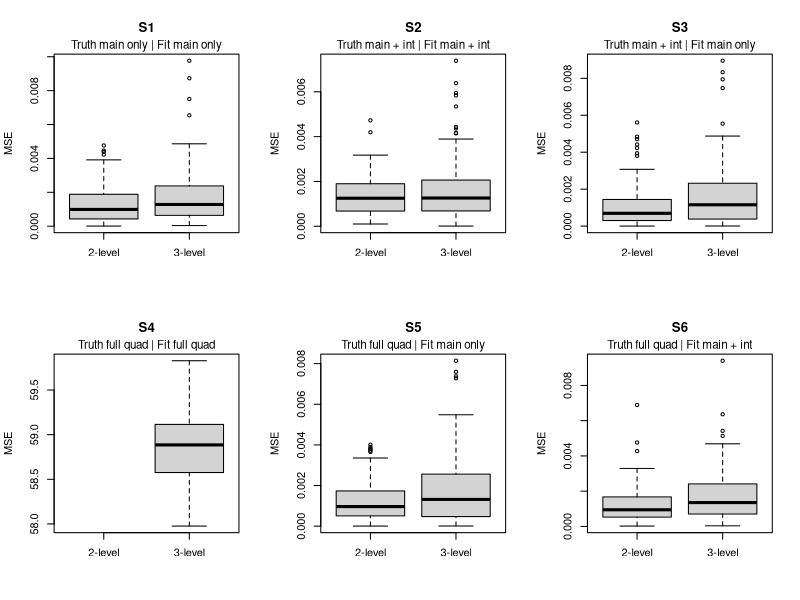

R code for this plot:
set.seed(2026)

###########################################################################
##
## Compare 2-level and 3-level full factorial designs with roughly similar
## run sizes, under the following six cases:
##
## 1. Truth = main only,           Fit = main only
## 2. Truth = main + interaction,  Fit = main + interaction
## 3. Truth = main + interaction,  Fit = main only
## 4. Truth = full quadratic,      Fit = full quadratic
## 5. Truth = full quadratic,      Fit = main only
## 6. Truth = full quadratic,      Fit = main + interaction
##
## We use:
## - 2-level full factorial in 2 factors, replicated twice: 8 runs
## - 3-level full factorial in 2 factors: 9 runs
###########################################################################
###########################################################################
## 1) Designs
###########################################################################

## 2-level full factorial in 2 factors, replicated twice: 8 runs
des2_base <- expand.grid(x1 = c(-1, 1), x2 = c(-1, 1))
des2 <- des2_base[rep(seq_len(nrow(des2_base)), each = 2), ]
rownames(des2) <- NULL

## 3-level full factorial in 2 factors: 9 runs
des3 <- expand.grid(x1 = c(-1, 0, 1), x2 = c(-1, 0, 1))
rownames(des3) <- NULL

des2
des3
nrow(des2)
nrow(des3)

###########################################################################
## 2) Truth models
###########################################################################

## main effects only
f_main <- function(x1, x2) {
  50 + 6*x1 - 4*x2
}

## main + interaction
f_main_int <- function(x1, x2) {
  50 + 6*x1 - 4*x2 + 5*x1*x2
}

## full quadratic
f_full_quad <- function(x1, x2) {
  50 + 6*x1 - 4*x2 + 5*x1*x2 + 7*x1^2 - 6*x2^2
}

###########################################################################
## 3) Fitted model formulas
###########################################################################

form_main <- y ~ x1 + x2
form_main_int <- y ~ x1 * x2
form_full_quad <- y ~ x1 * x2 + I(x1^2) + I(x2^2)


###########################################################################
## CASE 1: Truth = main only, Fit = main only
###########################################################################

set.seed(2026)

## generate one run of data
dat2_s1 <- des2
dat2_s1$mu_true <- with(dat2_s1, f_main(x1, x2))
dat2_s1$y <- dat2_s1$mu_true + rnorm(nrow(dat2_s1), 0, .1)

dat3_s1 <- des3
dat3_s1$mu_true <- with(dat3_s1, f_main(x1, x2))
dat3_s1$y <- dat3_s1$mu_true + rnorm(nrow(dat3_s1), 0, .1)

dat2_s1
dat3_s1

## fit model
fit2_s1 <- lm(form_main, data = dat2_s1)
fit3_s1 <- lm(form_main, data = dat3_s1)

## inspect coefficients and summaries
coef(fit2_s1)
coef(fit3_s1)

truth_s1 <- c(6, -4)

mse2_s1 <- mean((coef(fit2_s1)[-1] - truth_s1)^2)
mse3_s1 <- mean((coef(fit3_s1)[-1] - truth_s1)^2)

mse2_s1
mse3_s1


###########################################################################
## CASE 2: Truth = main + interaction, Fit = main + interaction
###########################################################################

set.seed(2026)

dat2_s2 <- des2
dat2_s2$mu_true <- with(dat2_s2, f_main_int(x1, x2))
dat2_s2$y <- dat2_s2$mu_true + rnorm(nrow(dat2_s2), 0, .1)

dat3_s2 <- des3
dat3_s2$mu_true <- with(dat3_s2, f_main_int(x1, x2))
dat3_s2$y <- dat3_s2$mu_true + rnorm(nrow(dat3_s2), 0, .1)

dat2_s2
dat3_s2

fit2_s2 <- lm(form_main_int, data = dat2_s2)
fit3_s2 <- lm(form_main_int, data = dat3_s2)

coef(fit2_s2)
coef(fit3_s2)

truth_s2 <- c(6, -4, 5)
mse2_s2 <- mean((coef(fit2_s2)[-1] - truth_s2)^2)
mse3_s2 <- mean((coef(fit3_s2)[-1] - truth_s2)^2)

mse2_s2
mse3_s2


###########################################################################
## CASE 3: Truth = main + interaction, Fit = main only
###########################################################################

set.seed(2026)
 
dat2_s3 <- des2
dat2_s3$mu_true <- with(dat2_s3, f_main_int(x1, x2))
dat2_s3$y <- dat2_s3$mu_true + rnorm(nrow(dat2_s3), 0, .1)

dat3_s3 <- des3
dat3_s3$mu_true <- with(dat3_s3, f_main_int(x1, x2))
dat3_s3$y <- dat3_s3$mu_true + rnorm(nrow(dat3_s3), 0, .1)

dat2_s3
dat3_s3

fit2_s3 <- lm(form_main, data = dat2_s3)
fit3_s3 <- lm(form_main, data = dat3_s3)

coef(fit2_s3)
coef(fit3_s3)

truth_s3 <- c(6, -4)
mse2_s3 <- mean((coef(fit2_s3)[-1] - truth_s3)^2)
mse3_s3 <- mean((coef(fit3_s3)[-1] - truth_s3)^2)

mse2_s3
mse3_s3



###########################################################################
## CASE 4: Truth = full quadratic, Fit = full quadratic
###########################################################################

set.seed(2026)

dat2_s4 <- des2
dat2_s4$mu_true <- with(dat2_s4, f_full_quad(x1, x2))
dat2_s4$y <- dat2_s4$mu_true + rnorm(nrow(dat2_s4), 0, .1)

dat3_s4 <- des3
dat3_s4$mu_true <- with(dat3_s4, f_full_quad(x1, x2))
dat3_s4$y <- dat3_s4$mu_true + rnorm(nrow(dat3_s4), 0, .1)

dat2_s4
dat3_s4

fit2_s4 <- lm(form_full_quad, data = dat2_s4)
fit3_s4 <- lm(form_full_quad, data = dat3_s4)

coef(fit2_s4)
coef(fit3_s4)

truth_s4 <- c(6, -4, 5, 7, -6)
mse2_s4 <- mean((coef(fit2_s4)[-1] - truth_s4)^2)
mse3_s4 <- mean((coef(fit3_s4)[-1] - truth_s4)^2)

mse2_s4
mse3_s4


###########################################################################
## CASE 5: Truth = full quadratic, Fit = main only
###########################################################################

set.seed(2026)

dat2_s5 <- des2
dat2_s5$mu_true <- with(dat2_s5, f_full_quad(x1, x2))
dat2_s5$y <- dat2_s5$mu_true + rnorm(nrow(dat2_s5), 0, .1)

dat3_s5 <- des3
dat3_s5$mu_true <- with(dat3_s5, f_full_quad(x1, x2))
dat3_s5$y <- dat3_s5$mu_true + rnorm(nrow(dat3_s5), 0, .1)

dat2_s5
dat3_s5

fit2_s5 <- lm(form_main, data = dat2_s5)
fit3_s5 <- lm(form_main, data = dat3_s5)

coef(fit2_s5)
coef(fit3_s5)



truth_s5 <- c(6, -4)
mse2_s5 <- mean((coef(fit2_s5)[-1] - truth_s5)^2)
mse3_s5 <- mean((coef(fit3_s5)[-1] - truth_s5)^2)

mse2_s5
mse3_s5


###########################################################################
## CASE 6: Truth = full quadratic, Fit = main + interaction
###########################################################################

set.seed(2026)

dat2_s6 <- des2
dat2_s6$mu_true <- with(dat2_s6, f_full_quad(x1, x2))
dat2_s6$y <- dat2_s6$mu_true + rnorm(nrow(dat2_s6), 0, .1)

dat3_s6 <- des3
dat3_s6$mu_true <- with(dat3_s6, f_full_quad(x1, x2))
dat3_s6$y <- dat3_s6$mu_true + rnorm(nrow(dat3_s6), 0, .1)

dat2_s6
dat3_s6

fit2_s6 <- lm(form_main_int, data = dat2_s6)
fit3_s6 <- lm(form_main_int, data = dat3_s6)

coef(fit2_s6)
coef(fit3_s6)

truth_s6<- c(6, -4, 5)
mse2_s6 <- mean((coef(fit2_s6)[-1] - truth_s6)^2)
mse3_s6 <- mean((coef(fit3_s6)[-1] - truth_s6)^2)

mse2_s6
mse3_s6

###########################################################################
## 6-case one-run summary table
###########################################################################

###########################################################################
## Repeated simulation, still without helper functions
###########################################################################

B <- 100
sigma <- .1

res_s1 <- matrix(NA, nrow = B, ncol = 2)
colnames(res_s1) <- c("mse_2level", "mse_3level")

res_s2 <- matrix(NA, nrow = B, ncol = 2)
colnames(res_s2) <- c("mse_2level", "mse_3level")

res_s3 <- matrix(NA, nrow = B, ncol = 2)
colnames(res_s3) <- c("mse_2level", "mse_3level")

res_s4 <- matrix(NA, nrow = B, ncol = 2)
colnames(res_s4) <- c("mse_2level", "mse_3level")

res_s5 <- matrix(NA, nrow = B, ncol = 2)
colnames(res_s5) <- c("mse_2level", "mse_3level")

res_s6 <- matrix(NA, nrow = B, ncol = 2)
colnames(res_s6) <- c("mse_2level", "mse_3level")


set.seed(2026)

for (b in 1:B) {
  
  #########################################################################
  ## S1
  #########################################################################
  dat2 <- des2
  dat2$y <- with(dat2, f_main(x1, x2) + rnorm(nrow(dat2), 0, sigma))
  
  dat3 <- des3
  dat3$y <- with(dat3, f_main(x1, x2) + rnorm(nrow(dat3), 0, sigma))
  
  fit2 <- lm(form_main, data = dat2)
  fit3 <- lm(form_main, data = dat3)
  
  res_s1[b, "mse_2level"] <- mean((coef(fit2)[-1] - truth_s1)^2)
  res_s1[b, "mse_3level"] <- mean((coef(fit3)[-1] - truth_s1)^2)
  
  #########################################################################
  ## S2
  #########################################################################
  dat2 <- des2
  dat2$y <- with(dat2, f_main_int(x1, x2) + rnorm(nrow(dat2), 0, sigma))
  
  dat3 <- des3
  dat3$y <- with(dat3, f_main_int(x1, x2) + rnorm(nrow(dat3), 0, sigma))
  
  fit2 <- lm(form_main_int, data = dat2)
  fit3 <- lm(form_main_int, data = dat3)
  
  
  res_s2[b, "mse_2level"] <- mean((coef(fit2)[-1] - truth_s2)^2)
  res_s2[b, "mse_3level"] <- mean((coef(fit3)[-1] - truth_s2)^2)
  
  #########################################################################
  ## S3
  #########################################################################
  dat2 <- des2
  dat2$y <- with(dat2, f_main_int(x1, x2) + rnorm(nrow(dat2), 0, sigma))
  
  dat3 <- des3
  dat3$y <- with(dat3, f_main_int(x1, x2) + rnorm(nrow(dat3), 0, sigma))
  
  fit2 <- lm(form_main, data = dat2)
  fit3 <- lm(form_main, data = dat3)
  
  res_s3[b, "mse_2level"] <- mean((coef(fit2)[-1] - truth_s3)^2)
  res_s3[b, "mse_3level"] <- mean((coef(fit3)[-1] - truth_s3)^2)
  
  #########################################################################
  ## S4
  #########################################################################
  dat2 <- des2
  dat2$y <- with(dat2, f_full_quad(x1, x2) + rnorm(nrow(dat2), 0, sigma))
  
  dat3 <- des3
  dat3$y <- with(dat3, f_full_quad(x1, x2) + rnorm(nrow(dat3), 0, sigma))
  
  fit2 <- lm(form_full_quad, data = dat2)
  fit3 <- lm(form_full_quad, data = dat3)
  
  res_s4[b, "mse_2level"] <- mean((coef(fit2)[-1] - truth_s4)^2)
  res_s4[b, "mse_3level"] <- mean((coef(fit3)[-1] - truth_s4)^2)
  
  #########################################################################
  ## S5
  #########################################################################
  dat2 <- des2
  dat2$y <- with(dat2, f_full_quad(x1, x2) + rnorm(nrow(dat2), 0, sigma))
  
  dat3 <- des3
  dat3$y <- with(dat3, f_full_quad(x1, x2) + rnorm(nrow(dat3), 0, sigma))
  
  fit2 <- lm(form_main, data = dat2)
  fit3 <- lm(form_main, data = dat3)
  
  res_s5[b, "mse_2level"] <- mean((coef(fit2)[-1] - truth_s5)^2)
  res_s5[b, "mse_3level"] <- mean((coef(fit3)[-1] - truth_s5)^2)
  
  #########################################################################
  ## S6
  #########################################################################
  dat2 <- des2
  dat2$y <- with(dat2, f_full_quad(x1, x2) + rnorm(nrow(dat2), 0, sigma))
  
  dat3 <- des3
  dat3$y <- with(dat3, f_full_quad(x1, x2) + rnorm(nrow(dat3), 0, sigma))
  
  fit2 <- lm(form_main_int, data = dat2)
  fit3 <- lm(form_main_int, data = dat3)
  
  res_s6[b, "mse_2level"] <- mean((coef(fit2)[-1] - truth_s6)^2)
  res_s6[b, "mse_3level"] <- mean((coef(fit3)[-1] - truth_s6)^2)
}

###########################################################################
## Repeated simulation summary
###########################################################################

rep_tab <- data.frame(
  Scenario = c("S1", "S2", "S3", "S4", "S5", "S6"),
  Description = c(
    "Truth main only | Fit main only",
    "Truth main + interaction | Fit main + interaction",
    "Truth main + interaction | Fit main only",
    "Truth full quadratic | Fit full quadratic",
    "Truth full quadratic | Fit main only",
    "Truth full quadratic | Fit main + interaction"
  ),
  Mean_MSE_2level = c(
    mean(res_s1[, "mse_2level"]),
    mean(res_s2[, "mse_2level"]),
    mean(res_s3[, "mse_2level"]),
    mean(res_s4[, "mse_2level"]),
    mean(res_s5[, "mse_2level"]),
    mean(res_s6[, "mse_2level"])
  ),
  Mean_MSE_3level = c(
    mean(res_s1[, "mse_3level"]),
    mean(res_s2[, "mse_3level"]),
    mean(res_s3[, "mse_3level"]),
    mean(res_s4[, "mse_3level"]),
    mean(res_s5[, "mse_3level"]),
    mean(res_s6[, "mse_3level"])
  ),
  SD_MSE_2level = c(
    sd(res_s1[, "mse_2level"]),
    sd(res_s2[, "mse_2level"]),
    sd(res_s3[, "mse_2level"]),
    sd(res_s4[, "mse_2level"]),
    sd(res_s5[, "mse_2level"]),
    sd(res_s6[, "mse_2level"])
  ),
  SD_MSE_3level = c(
    sd(res_s1[, "mse_3level"]),
    sd(res_s2[, "mse_3level"]),
    sd(res_s3[, "mse_3level"]),
    sd(res_s4[, "mse_3level"]),
    sd(res_s5[, "mse_3level"]),
    sd(res_s6[, "mse_3level"])
  )
)

rep_tab

###########################################################################
## Repeated simulation boxplots
###########################################################################

par(mfrow = c(2, 3))

boxplot(res_s1[, "mse_2level"], res_s1[, "mse_3level"],
        names = c("2-level", "3-level"),
        main = "S1", ylab = "MSE")
mtext("Truth main only | Fit main only", side = 3, line = 0.2, cex = 0.7)

boxplot(res_s2[, "mse_2level"], res_s2[, "mse_3level"],
        names = c("2-level", "3-level"),
        main = "S2", ylab = "MSE")
mtext("Truth main + int | Fit main + int", side = 3, line = 0.2, cex = 0.7)

boxplot(res_s3[, "mse_2level"], res_s3[, "mse_3level"],
        names = c("2-level", "3-level"),
        main = "S3", ylab = "MSE")
mtext("Truth main + int | Fit main only", side = 3, line = 0.2, cex = 0.7)

boxplot(res_s4[, "mse_2level"], res_s4[, "mse_3level"],
        names = c("2-level", "3-level"),
        main = "S4", ylab = "MSE")
mtext("Truth full quad | Fit full quad", side = 3, line = 0.2, cex = 0.7)

boxplot(res_s5[, "mse_2level"], res_s5[, "mse_3level"],
        names = c("2-level", "3-level"),
        main = "S5", ylab = "MSE")
mtext("Truth full quad | Fit main only", side = 3, line = 0.2, cex = 0.7)

boxplot(res_s6[, "mse_2level"], res_s6[, "mse_3level"],
        names = c("2-level", "3-level"),
        main = "S6", ylab = "MSE")
mtext("Truth full quad | Fit main + int", side = 3, line = 0.2, cex = 0.7)

par(mfrow = c(1, 1))
